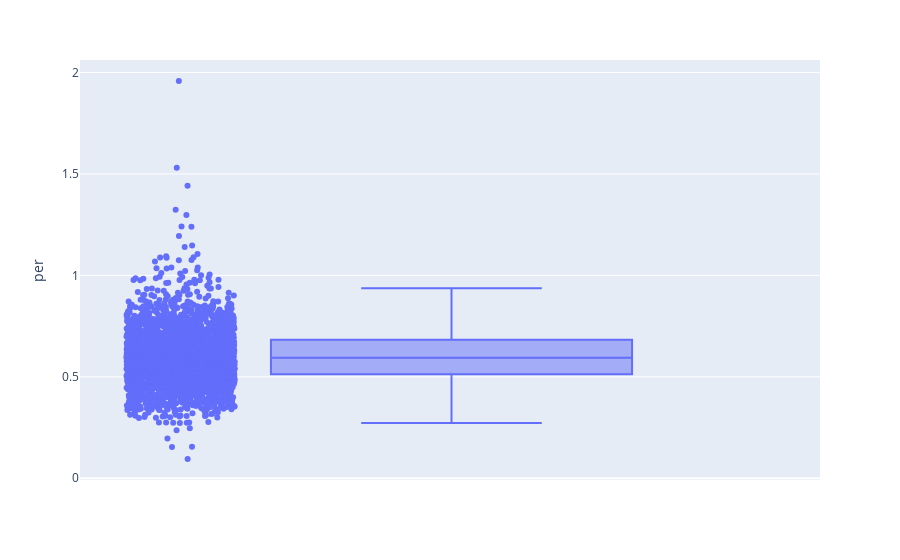

Write notebook code for a chart like this one.
### Code cell
fig = px.box(Per_part, y="per", points="all")
fig.show()

### Figure 1 — Plotly figure (JSON) as saved in the notebook; plotly's stock layout.template omitted (floating-point values rounded to 4 significant figures; data arrays with more than 128 entries replaced by an {"elided": "..."} marker saying what was removed)
{"data": [{"alignmentgroup": "True", "boxpoints": "all", "hovertemplate": "per=%{y}<extra></extra>", "legendgroup": "", "marker": {"color": "#636efa"}, "name": "", "notched": false, "offsetgroup": "", "orientation": "v", "showlegend": false, "type": "box", "x0": " ", "xaxis": "x", "y": {"elided": "3186 float values"}, "y0": " ", "yaxis": "y"}], "layout": {"boxmode": "group", "legend": {"tracegroupgap": 0}, "margin": {"t": 60}, "xaxis": {"anchor": "y", "domain": [0, 1]}, "yaxis": {"anchor": "x", "domain": [0, 1], "title": {"text": "per"}}}}
